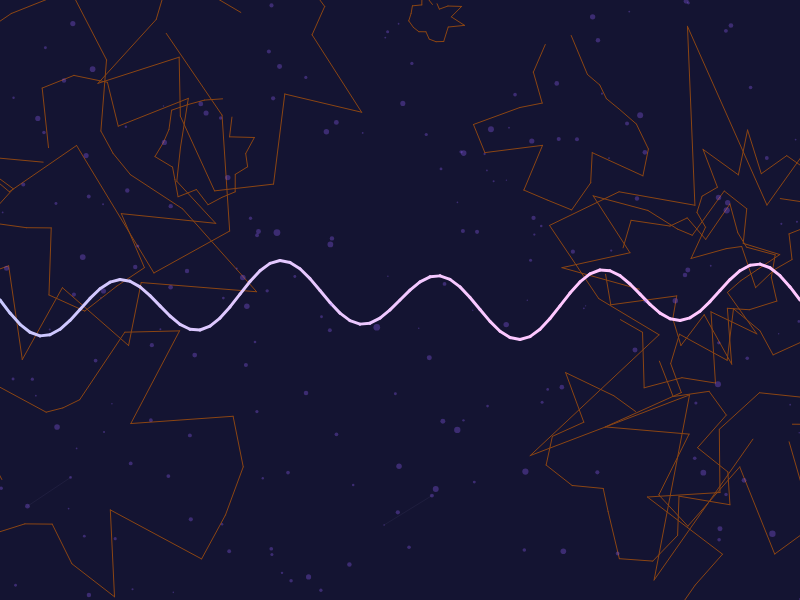
Frame 1 (no input)
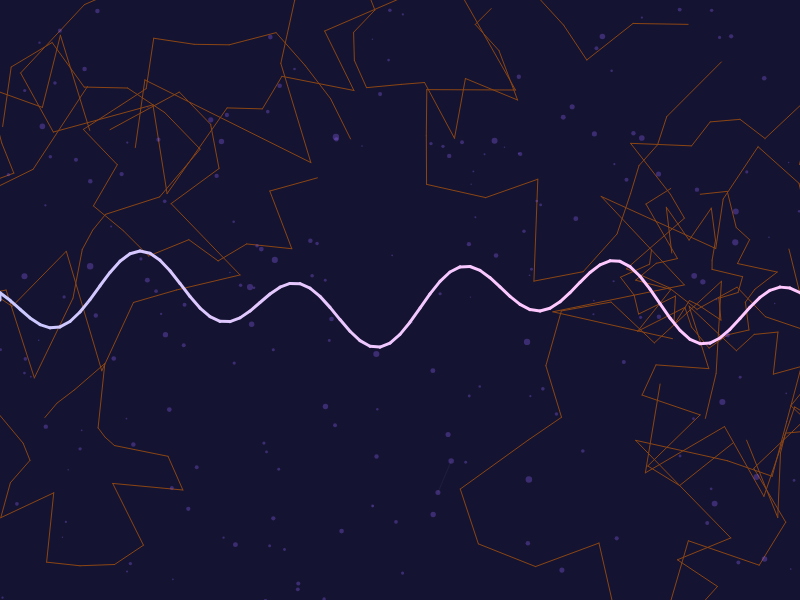
Frame 60 (no input)
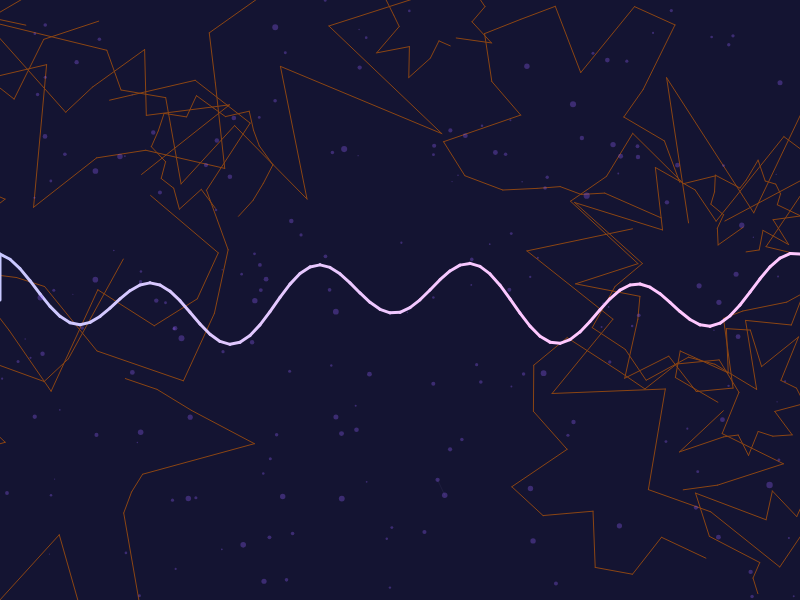
Frame 120 (the mouse pressed at the canvas centre since frame 60)

The p5.js sketch that drew these frames (run headless with seeded random() and noise() and a simulated clock; from frame 60 on, the mouse is pressed at the canvas centre):

// p5.js sketch
// ── sketch.js
let pulseAngle = 0;
let wireStructures = [];
let numParticles = 200;
let particles = [];

function setup() {
  createCanvas(800, 600);
  
  // Create wire structures
  for (let i = 0; i < 15; i++) {
    wireStructures.push({
      x: random(width),
      y: random(height),
      points: [],
      phase: random(TWO_PI),
      scale: random(0.5, 2)
    });
    for (let j = 0; j < 20; j++) {
      wireStructures[i].points.push({
        angle: map(j, 0, 20, 0, TWO_PI),
        offset: random(0.3, 1)
      });
    }
  }
  
  // Create particles for crystal lattices
  for (let i = 0; i < numParticles; i++) {
    particles.push({
      x: random(width),
      y: random(height),
      z: random(-100, height * 2),
      size: random(2, 8),
      speed: random(0.05, 0.2),
      angle: random(TWO_PI),
      offset: random(TWO_PI)
    });
  }
}

function draw() {
  background(20, 20, 50);
  
  drawWireLattice();
  drawWaveform();
  drawParticles();
  
  pulseAngle += 0.02;
}

function drawWireLattice() {
  stroke(139, 69, 19);
  strokeWeight(1);
  
  for (let struct of wireStructures) {
    let centerAngle = pulseAngle + struct.phase;
    let radius = 150 * struct.scale + sin(pulseAngle + centerAngle) * 50;
    
    beginShape(LINES);
    for (let i = 0; i < struct.points.length - 1; i++) {
      let p1 = struct.points[i];
      let p2 = struct.points[i + 1];
      
      let angle1 = p1.angle + centerAngle;
      let angle2 = p2.angle + centerAngle;
      
      let x1 = struct.x + cos(angle1) * radius * p1.offset;
      let y1 = struct.y + sin(angle1) * radius * p1.offset;
      let x2 = struct.x + cos(angle2) * radius * p2.offset;
      let y2 = struct.y + sin(angle2) * radius * p2.offset;
      
      vertex(x1, y1);
      vertex(x2, y2);
    }
    endShape();
  }
}

function drawWaveform() {
  let waveformHeight = 80;
  let pulseIntensity = (sin(pulseAngle) + 1) / 2;
  
  let prevX = 0;
  let prevY = height / 2;
  
  beginShape(LINES);
  strokeWeight(3);
  for (let x = 0; x <= width; x += 10) {
    let wave = sin(map(x, 0, width, 0, TWO_PI * 5) + pulseAngle * 10) * 30;
    let pulse = sin(map(x, 0, width, 0, TWO_PI * 2) + pulseAngle * 2) * 20 * pulseIntensity;
    let y = height / 2 + wave + pulse;
    
    let hueVal = map(x, 0, width, 200, 280);
    stroke(hueVal, 200, 255);
    vertex(prevX, prevY);
    vertex(x, y);
    
    prevX = x;
    prevY = y;
  }
  endShape();
}

function drawParticles() {
  // Update and draw particles
  for (let p of particles) {
    p.y += sin(pulseAngle * 0.5 + p.offset) * p.speed * 3;
    p.x += cos(pulseAngle * 0.3 + p.offset) * p.speed * 2;
    
    // Wrap around
    if (p.y > height + p.size) p.y = -p.size;
    if (p.y < -p.size) p.y = height + p.size;
    if (p.x > width + p.size) p.x = -p.size;
    if (p.x < -p.size) p.x = width + p.size;
  }
  
  // Draw semi-transparent particles
  noStroke();
  fill(150, 100, 255, 80);
  
  for (let p of particles) {
    let sz = p.size * (0.7 + sin(pulseAngle + p.offset) * 0.15);
    ellipse(p.x, p.y, sz);
  }
  
  // Draw subtle connecting lines
  stroke(200, 180, 255, 30);
  strokeWeight(0.5);
  beginShape(LINES);
  for (let i = 0; i < particles.length - 1; i++) {
    let d = dist(particles[i].x, particles[i].y, particles[i+1].x, particles[i+1].y);
    if (d < 60) {
      vertex(particles[i].x, particles[i].y);
      vertex(particles[i+1].x, particles[i+1].y);
    }
  }
  endShape();
}

function windowResized() {
  resizeCanvas(windowWidth, windowHeight);
}
